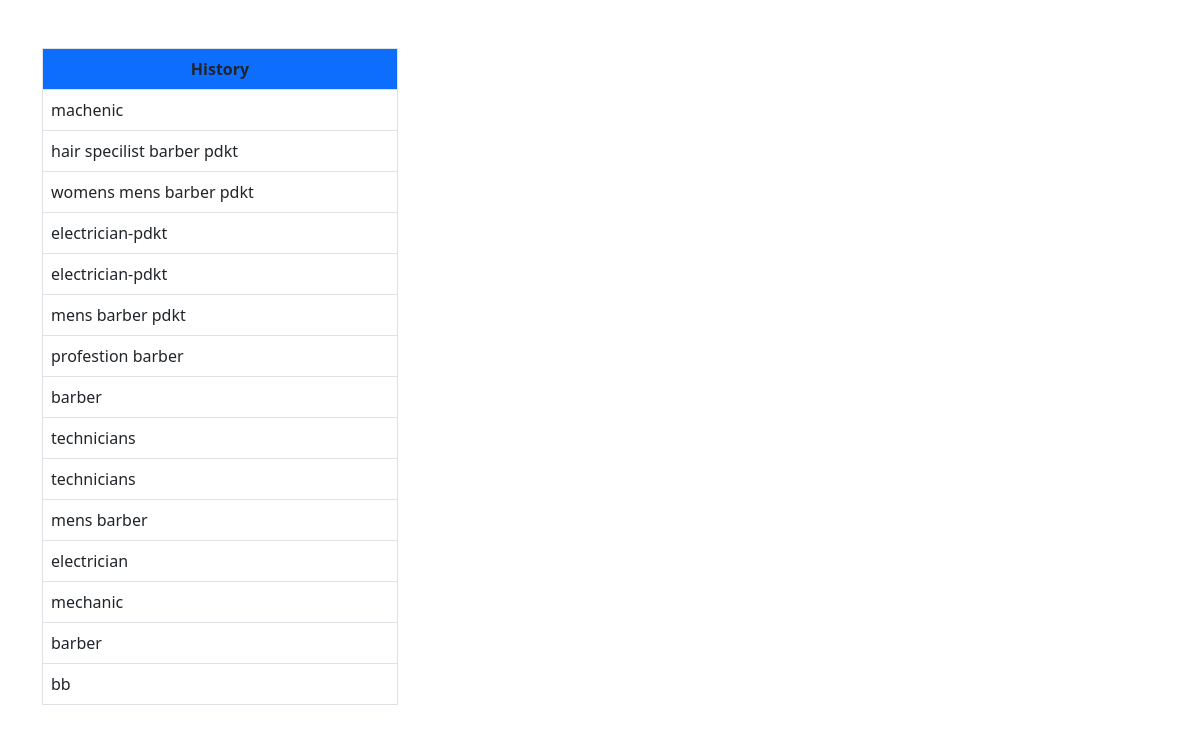
The page /project1/viewpdo.php (signed in) on the database its author committed.
### tables this page shows
CREATE TABLE `save` (
  `id` int(11) NOT NULL,
  `user_id` varchar(100) NOT NULL,
  `keywords` varchar(100) NOT NULL,
  `datetime` timestamp NOT NULL DEFAULT current_timestamp() ON UPDATE current_timestamp()
);

### project1/viewpdo.php (the view, shortened to what this page needs)
<!DOCTYPE html>
<head>
  <link href="https://cdn.jsdelivr.net/npm/bootstrap@5.0.2/dist/css/bootstrap.min.css" rel="stylesheet">
 </head>
<body>
      <div class="container my-5">
          <div class="row">
          	<div class="col-4">
          		<table class="table table-bordered">
          	<tr><th class="bg-primary text-center">History</th></tr>
 <?php
include "configpdo.php";
$uid = $_SESSION['userid'];
$stmt = $conn->prepare("SELECT * FROM save WHERE user_id=:uid GROUP BY id DESC");
$stmt->bindParam(':uid', $uid);
$stmt->execute();
while ($row = $stmt->fetch(PDO::FETCH_ASSOC))
 {
    echo "<tr><td>" . $row['keywords'] . "</td></tr>";
  }
?>
    </table>
</div>
</div>
</div>
</body>
</html>

### rows shown on the page
save: keywords "machenic"
save: keywords "hair specilist barber pdkt"
save: keywords "womens mens barber pdkt"
save: keywords "electrician-pdkt"
save: keywords "electrician-pdkt"
save: keywords "mens barber pdkt"
save: keywords "profestion barber"
save: keywords "barber"
save: keywords "technicians"
save: keywords "technicians"
save: keywords "mens barber"
save: keywords "electrician"
save: keywords "mechanic"
save: keywords "barber"
save: keywords "bb"
